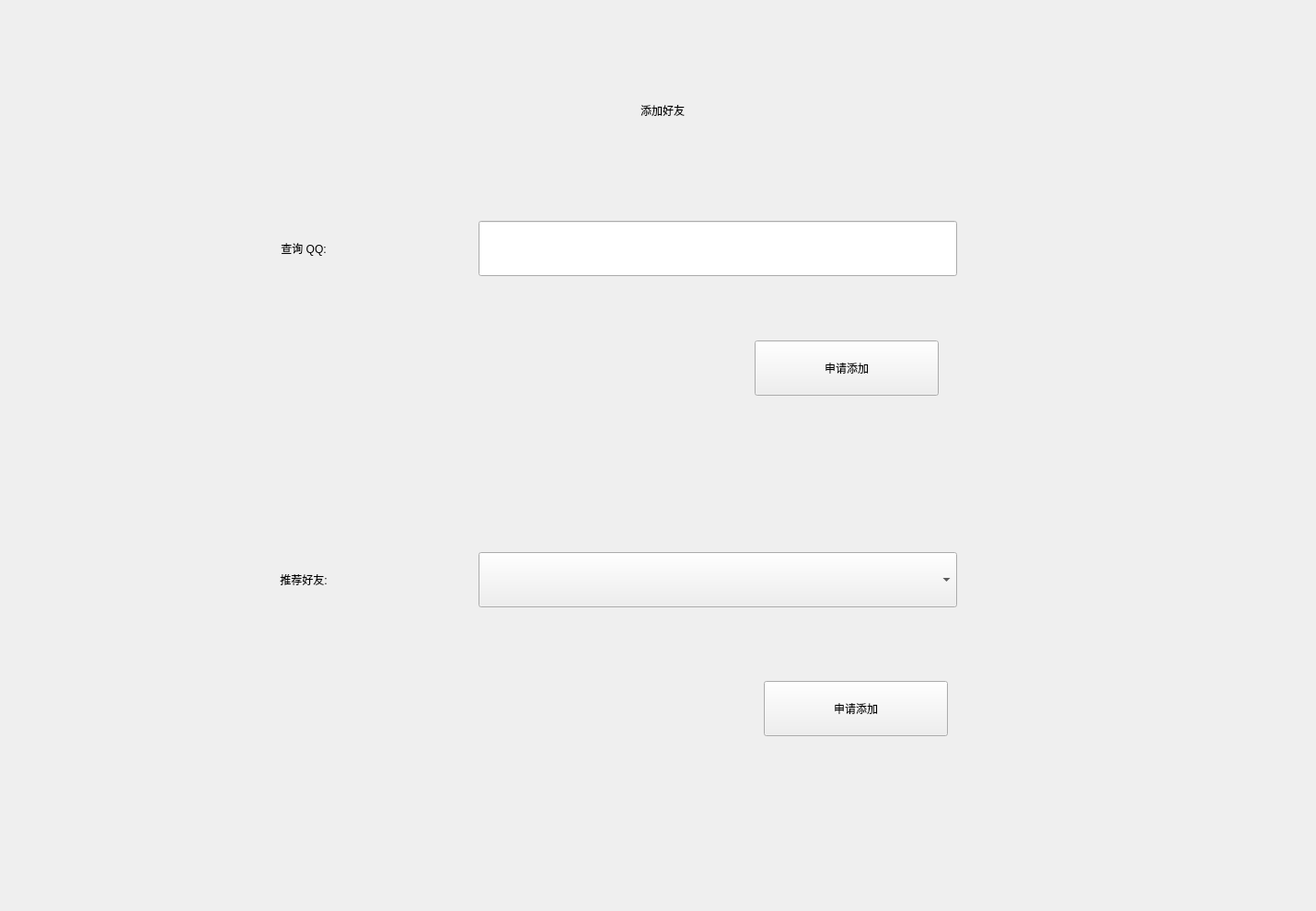
<?xml version="1.0" encoding="UTF-8"?>
<ui version="4.0">
 <class>QQExpUI_KDZ</class>
 <widget class="QWidget" name="QQExpUI_KDZ">
  <property name="geometry">
   <rect>
    <x>0</x>
    <y>0</y>
    <width>1430</width>
    <height>990</height>
   </rect>
  </property>
  <property name="windowTitle">
   <string>设置</string>
  </property>
  <widget class="QStackedWidget" name="stackedWidget">
   <property name="geometry">
    <rect>
     <x>0</x>
     <y>0</y>
     <width>1430</width>
     <height>990</height>
    </rect>
   </property>
   <widget class="QWidget" name="page_1">
    <widget class="QLabel" name="label_newf">
     <property name="geometry">
      <rect>
       <x>520</x>
       <y>80</y>
       <width>400</width>
       <height>80</height>
      </rect>
     </property>
     <property name="text">
      <string>添加好友</string>
     </property>
     <property name="alignment">
      <set>Qt::AlignCenter</set>
     </property>
    </widget>
    <widget class="QLineEdit" name="lineEdit_queryF">
     <property name="geometry">
      <rect>
       <x>520</x>
       <y>240</y>
       <width>520</width>
       <height>60</height>
      </rect>
     </property>
    </widget>
    <widget class="QLabel" name="label_queryF">
     <property name="geometry">
      <rect>
       <x>230</x>
       <y>240</y>
       <width>200</width>
       <height>60</height>
      </rect>
     </property>
     <property name="text">
      <string>查询 QQ:</string>
     </property>
     <property name="alignment">
      <set>Qt::AlignCenter</set>
     </property>
    </widget>
    <widget class="QPushButton" name="pushButton_confirm1">
     <property name="geometry">
      <rect>
       <x>820</x>
       <y>370</y>
       <width>200</width>
       <height>60</height>
      </rect>
     </property>
     <property name="text">
      <string>申请添加</string>
     </property>
    </widget>
    <widget class="QLabel" name="label_suggest">
     <property name="geometry">
      <rect>
       <x>230</x>
       <y>600</y>
       <width>200</width>
       <height>60</height>
      </rect>
     </property>
     <property name="text">
      <string>推荐好友:</string>
     </property>
     <property name="alignment">
      <set>Qt::AlignCenter</set>
     </property>
    </widget>
    <widget class="QComboBox" name="comboBox_suggest">
     <property name="geometry">
      <rect>
       <x>520</x>
       <y>600</y>
       <width>520</width>
       <height>60</height>
      </rect>
     </property>
    </widget>
    <widget class="QPushButton" name="pushButton__confirm2">
     <property name="geometry">
      <rect>
       <x>830</x>
       <y>740</y>
       <width>200</width>
       <height>60</height>
      </rect>
     </property>
     <property name="text">
      <string>申请添加</string>
     </property>
    </widget>
   </widget>
   <widget class="QWidget" name="page_2">
    <widget class="QPushButton" name="pushButton_exit">
     <property name="geometry">
      <rect>
       <x>830</x>
       <y>860</y>
       <width>400</width>
       <height>80</height>
      </rect>
     </property>
     <property name="text">
      <string>退出登录</string>
     </property>
    </widget>
    <widget class="QPushButton" name="pushButton_linkedWC">
     <property name="geometry">
      <rect>
       <x>860</x>
       <y>630</y>
       <width>200</width>
       <height>60</height>
      </rect>
     </property>
     <property name="text">
      <string>确认绑定</string>
     </property>
    </widget>
    <widget class="QLabel" name="label_linkedWC">
     <property name="geometry">
      <rect>
       <x>540</x>
       <y>130</y>
       <width>300</width>
       <height>70</height>
      </rect>
     </property>
     <property name="text">
      <string>绑定微信</string>
     </property>
     <property name="alignment">
      <set>Qt::AlignCenter</set>
     </property>
    </widget>
    <widget class="QLineEdit" name="lineEdit_linkedWCID">
     <property name="geometry">
      <rect>
       <x>540</x>
       <y>310</y>
       <width>520</width>
       <height>70</height>
      </rect>
     </property>
    </widget>
    <widget class="QLabel" name="label_linkedWCID">
     <property name="geometry">
      <rect>
       <x>270</x>
       <y>315</y>
       <width>200</width>
       <height>60</height>
      </rect>
     </property>
     <property name="text">
      <string>微信账号:</string>
     </property>
     <property name="alignment">
      <set>Qt::AlignCenter</set>
     </property>
    </widget>
    <widget class="QLabel" name="label_linkedWCPW">
     <property name="geometry">
      <rect>
       <x>270</x>
       <y>475</y>
       <width>200</width>
       <height>60</height>
      </rect>
     </property>
     <property name="text">
      <string>微信密码:</string>
     </property>
     <property name="alignment">
      <set>Qt::AlignCenter</set>
     </property>
    </widget>
    <widget class="QLineEdit" name="lineEdit_linkedWCPW">
     <property name="geometry">
      <rect>
       <x>540</x>
       <y>470</y>
       <width>520</width>
       <height>70</height>
      </rect>
     </property>
    </widget>
    <widget class="QPushButton" name="pushButton_refresh">
     <property name="geometry">
      <rect>
       <x>200</x>
       <y>860</y>
       <width>400</width>
       <height>80</height>
      </rect>
     </property>
     <property name="text">
      <string>刷新</string>
     </property>
    </widget>
   </widget>
   <widget class="QWidget" name="page_3">
    <widget class="QLabel" name="label_addG">
     <property name="geometry">
      <rect>
       <x>60</x>
       <y>580</y>
       <width>300</width>
       <height>75</height>
      </rect>
     </property>
     <property name="text">
      <string>加入群聊</string>
     </property>
     <property name="alignment">
      <set>Qt::AlignCenter</set>
     </property>
    </widget>
    <widget class="QLabel" name="label_newG">
     <property name="geometry">
      <rect>
       <x>60</x>
       <y>60</y>
       <width>300</width>
       <height>75</height>
      </rect>
     </property>
     <property name="text">
      <string>创建群聊</string>
     </property>
     <property name="alignment">
      <set>Qt::AlignCenter</set>
     </property>
    </widget>
    <widget class="QLineEdit" name="lineEdit_GID">
     <property name="geometry">
      <rect>
       <x>550</x>
       <y>190</y>
       <width>550</width>
       <height>60</height>
      </rect>
     </property>
    </widget>
    <widget class="QLabel" name="label_GID">
     <property name="geometry">
      <rect>
       <x>270</x>
       <y>190</y>
       <width>200</width>
       <height>60</height>
      </rect>
     </property>
     <property name="text">
      <string>群号:</string>
     </property>
     <property name="alignment">
      <set>Qt::AlignCenter</set>
     </property>
    </widget>
    <widget class="QLabel" name="label_Gname">
     <property name="geometry">
      <rect>
       <x>270</x>
       <y>340</y>
       <width>200</width>
       <height>60</height>
      </rect>
     </property>
     <property name="text">
      <string>群名:</string>
     </property>
     <property name="alignment">
      <set>Qt::AlignCenter</set>
     </property>
    </widget>
    <widget class="QLineEdit" name="lineEdit_Gname">
     <property name="geometry">
      <rect>
       <x>550</x>
       <y>340</y>
       <width>550</width>
       <height>60</height>
      </rect>
     </property>
    </widget>
    <widget class="QPushButton" name="pushButton_newG">
     <property name="geometry">
      <rect>
       <x>900</x>
       <y>450</y>
       <width>200</width>
       <height>60</height>
      </rect>
     </property>
     <property name="text">
      <string>确认创建</string>
     </property>
    </widget>
    <widget class="QLineEdit" name="lineEdit_addGID">
     <property name="geometry">
      <rect>
       <x>550</x>
       <y>720</y>
       <width>550</width>
       <height>60</height>
      </rect>
     </property>
    </widget>
    <widget class="QLabel" name="label_addGID">
     <property name="geometry">
      <rect>
       <x>270</x>
       <y>720</y>
       <width>200</width>
       <height>60</height>
      </rect>
     </property>
     <property name="text">
      <string>群号:</string>
     </property>
     <property name="alignment">
      <set>Qt::AlignCenter</set>
     </property>
    </widget>
    <widget class="QPushButton" name="pushButton_add">
     <property name="geometry">
      <rect>
       <x>900</x>
       <y>830</y>
       <width>200</width>
       <height>60</height>
      </rect>
     </property>
     <property name="text">
      <string>申请加入</string>
     </property>
    </widget>
   </widget>
   <widget class="QWidget" name="page_4">
    <widget class="QLabel" name="label_myspace">
     <property name="geometry">
      <rect>
       <x>90</x>
       <y>90</y>
       <width>120</width>
       <height>120</height>
      </rect>
     </property>
     <property name="styleSheet">
      <string notr="true">border-image: url(:/new/prefix1/myphoto.png);</string>
     </property>
     <property name="text">
      <string/>
     </property>
    </widget>
    <widget class="QLabel" name="label_main">
     <property name="geometry">
      <rect>
       <x>150</x>
       <y>250</y>
       <width>120</width>
       <height>60</height>
      </rect>
     </property>
     <property name="text">
      <string>主页</string>
     </property>
    </widget>
    <widget class="QLabel" name="label_gra">
     <property name="geometry">
      <rect>
       <x>650</x>
       <y>250</y>
       <width>120</width>
       <height>60</height>
      </rect>
     </property>
     <property name="text">
      <string>相册</string>
     </property>
    </widget>
    <widget class="QLabel" name="label_more">
     <property name="geometry">
      <rect>
       <x>900</x>
       <y>250</y>
       <width>120</width>
       <height>60</height>
      </rect>
     </property>
     <property name="text">
      <string>更多</string>
     </property>
    </widget>
    <widget class="QTextEdit" name="textEdit">
     <property name="geometry">
      <rect>
       <x>0</x>
       <y>340</y>
       <width>1430</width>
       <height>650</height>
      </rect>
     </property>
     <property name="readOnly">
      <bool>true</bool>
     </property>
    </widget>
    <widget class="QLabel" name="label_my">
     <property name="geometry">
      <rect>
       <x>400</x>
       <y>250</y>
       <width>120</width>
       <height>60</height>
      </rect>
     </property>
     <property name="text">
      <string>个人</string>
     </property>
    </widget>
   </widget>
  </widget>
 </widget>
 <resources/>
 <connections/>
</ui>
